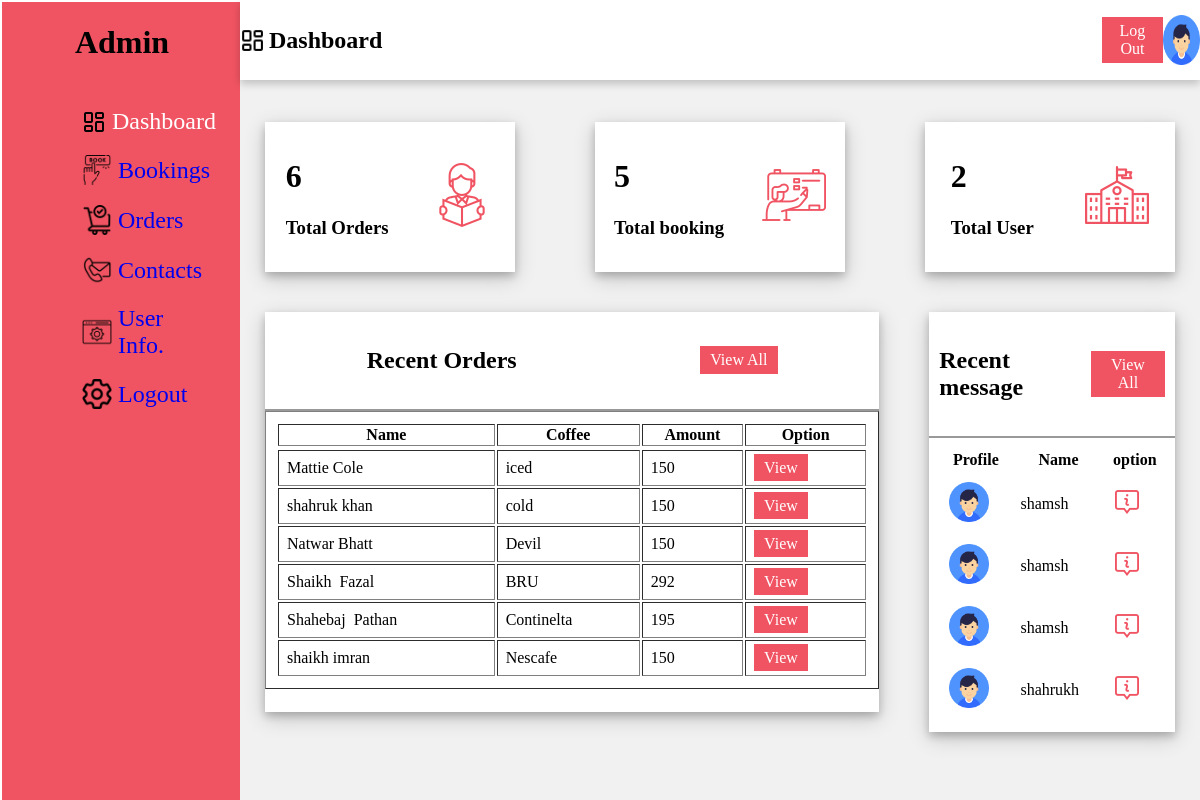
The app's page /admin/index.php with its own data.
### tables this page shows
CREATE TABLE IF NOT EXISTS `order_detail` (
  `id` int NOT NULL AUTO_INCREMENT,
  `fname` varchar(10) NOT NULL,
  `lname` varchar(10) NOT NULL,
  `email` text NOT NULL,
  `mobil` varchar(10) NOT NULL,
  `address1` varchar(50) NOT NULL,
  `address2` varchar(50) NOT NULL,
  `city` varchar(10) NOT NULL,
  `state` varchar(10) NOT NULL,
  `zip` int NOT NULL,
  `pname` varchar(10) NOT NULL,
  `pprice` int NOT NULL,
  PRIMARY KEY (`id`)
);

CREATE TABLE IF NOT EXISTS `contact` (
  `id` int NOT NULL AUTO_INCREMENT,
  `name` varchar(20) NOT NULL,
  `email` varchar(20) NOT NULL,
  `message` varchar(100) NOT NULL,
  PRIMARY KEY (`id`)
);

### admin/index.php (the view, shortened to what this page needs)
<!DOCTYPE html>
<html lang="en">
<head>
    <link rel="stylesheet" href="styles.css">
</head>
<body>
    <div class="side-menu">
        <div class="brand-name">
            <h1>Admin</h1>
        </div>
        <ul>
            <li><img src="../admin//images/dashboard.png" alt="">&nbsp; <span>Dashboard</span> </li>
            <li><img src="../admin/images/booking.png" alt="" width="30px" height="30px">&nbsp;<a href="booking_detail.php"><span>Bookings</span></a></li>
            <li><img src="../admin/images/order.png" alt="" width="30px" height="30px">&nbsp;<a href="order_detail.php"><span>Orders</span></a> </li>
            <li><img src="../admin/images/contact.png" alt="" width="30px" height="30px">&nbsp;<a href="contact_detail.php"><span>Contacts</span></a> </li>
            <li><img src="../admin/images/manage-site.png" alt="" width="30px" height="30px">&nbsp;<a href="../admin/user_detail.php"><span>User Info.</span></a> </li>
            <li><img src="../admin/images/setting.png" alt="" width="30px" height="30px">&nbsp;<a href="../logout.php"><span>Logout</span></a> </li>
        </ul>
    </div>
    <div class="container">
        <div class="header">
        <img src="../admin//images/dashboard.png" width="25px" height="25px" alt="">&nbsp;
            <h2>Dashboard</h2>
            <div class="nav">
                <div class="user">
                    <a href="../index.php" class="btn">Log Out</a>
                    <div class="img-case">
                        <img src="../admin/images/user.png" alt="">
                    </div>
                </div>
            </div>
        </div>
        <div class="content">
            <div class="cards">
                <div class="card">
                    <div class="box">
                        <?php
                        $con=mysqli_connect("localhost","root","","coffee");
                         $dash_category_query="SELECT * FROM order_detail";
                         $dash_category_query_run=mysqli_query($con,$dash_category_query);
                         if($category_total=mysqli_num_rows($dash_category_query_run))
                         {
                            echo '<h1>'.$category_total.'</h1>';
                         }
                         else{
                            echo '<h1>No Data</h1>';
                         }
                        ?>
                        <h3>Total Orders</h3>
                    </div>
                    <div class="icon-case">
                        <img src="../admin/images/students.png" alt="">
                    </div>
                </div>
                <div class="card">
                    <div class="box">
                    <?php
                        $con=mysqli_connect("localhost","root","","coffee");
                         $dash_category_query="SELECT * FROM booktable";
                         $dash_category_query_run=mysqli_query($con,$dash_category_query);
                         if($category_total=mysqli_num_rows($dash_category_query_run))
                         {
                            echo '<h1>'.$category_total.'</h1>';
                         }
                         else{
                            echo '<h1>No Data</h1>';
                         }
                        ?>
                        <h3>Total booking</h3>
                    </div>
                    <div class="icon-case">
                        <img src="../admin/images/teachers.png" alt="">
                    </div>
                </div>
                <div class="card">
                    <div class="box">
                    <?php
                        $con=mysqli_connect("localhost","root","","coffee");
                         $dash_category_query="SELECT * FROM registration";
                         $dash_category_query_run=mysqli_query($con,$dash_category_query);
                         if($category_total=mysqli_num_rows($dash_category_query_run))
                         {
                            echo '<h1>'.$category_total.'</h1>';
                         }
                         else{
                            echo '<h1>No Data</h1>';
                         }
                        ?>
                        <h3>Total User</h3>
                    </div>
                    <div class="icon-case">
                        <img src="../admin/images/schools.png" alt="">
                    </div>
                </div>
            </div>
            <div class="content-2">
                <div class="recent-payments">
                    <div class="title">
                        <h2>Recent Orders</h2>
                        <a href="../admin/order_detail.php" class="btn">View All</a>
                    </div>
                    <table border="1">
                        <tr>
                            <th>Name</th>
                            <th>Coffee</th>
                            <th>Amount</th>
                            <th>Option</th>
                        </tr>
                        <tr>
                        <?php
                             $connection=mysqli_connect("localhost","root","","coffee");
                            $query = "SELECT fname, lname, pname, pprice FROM order_detail  ORDER BY id DESC LIMIT 7";
                            $query_run=mysqli_query($connection,$query);
                             while($row=mysqli_fetch_assoc($query_run)){
                                    echo '<tr>';
                                    echo '<td>'.$row['fname'].' '.$row['lname'];'</td>';
                                    echo '<td>'.$row['pname'];'</td>';
                                    echo '<td>'.$row['pprice'];'</td>';
                                    echo '<td><a href="../admin/order_detail.php" name="view" class="btn">View</a></td>';
                                    echo '</tr>';
                                }
                            ?>
                        </tr>
                    </table>
                </div>
                <div class="new-students">
                    <div class="title">
                        <h2>Recent message</h2>
                        <a href="../admin/contact_detail.php" class="btn">View All</a>
                    </div>
                    <table>
                        <tr>
                            <th>Profile</th>
                            <th>Name</th>
                            <th>option</th>
                        </tr>
                        <tr>
                        <?php
                             $connection=mysqli_connect("localhost","root","","coffee");
                            $query = "SELECT name FROM contact ORDER BY id DESC LIMIT 4 ";
                            $query_run=mysqli_query($connection,$query);
                             while($row=mysqli_fetch_assoc($query_run)){
                                    echo '<tr>';
                                    echo '<td><img src="../admin/images/user.png" alt=""></td>';
                                    echo '<td>'.$row['name'];'</td>';
                                    echo '<td><img src="../admin/images/info.png" alt=""></td>';
                                    echo '</tr>';
                                }
                            ?>
                        </tr>
                    </table>
                </div>
            </div>
        </div>
    </div>
</body>
</html>

### admin/styles.css (style rules this page uses)
body { min-height: 100vh; margin: 1px; padding: 1px; }
a { text-decoration: none; }
li { list-style: none; }
.btn { background: #f05462; color: white; padding: 5px 10px; text-align: center; }
.title { display: flex; align-items: center; justify-content: space-around; padding: 15px 10px; border-bottom: 2px solid #999; }
table { padding: 10px; }
tr { width: 10%; }
td { text-align: left; padding: 8px; white-space: pre-wrap; }
.side-menu { position: fixed; background: #f05462; width: 20vw; min-height: 100vh; display: flex; flex-direction: column; }
.side-menu .brand-name { height: 10vh; display: flex; align-items: center; justify-content: center; }
.side-menu li { font-size: 24px; padding: 10px 40px; color: white; display: flex; align-items: center; }
.container { position: absolute; right: 0; width: 80vw; height: 100vh; background: #f1f1f1; }
.container .header { position: fixed; top: 0; right: 0; width: 80vw; height: 10vh; background: white; display: flex; align-items: center; justify-content: center; box-shadow: 0 4px 8px 0 rgba(0, 0, 0, 0.2); z-index: 1; }
.container .header .nav { width: 90%; display: flex; align-items: center; }
.container .header .nav .user { flex: 1; display: flex; justify-content: space-between; align-items: center; padding-left: 720px; }
.container .header .nav .user img { width: 40px; height: 40px; }
.container .header .nav .user .img-case { position: relative; width: 50px; height: 50px; }
.container .header .nav .user .img-case img { position: absolute; top: 0; left: 0; width: 100%; height: 100%; }
.container .content { position: relative; margin-top: 10vh; min-height: 90vh; background: #f1f1f1; }
.container .content .cards { padding: 20px 15px; display: flex; align-items: center; justify-content: space-between; flex-wrap: wrap; }
.container .content .cards .card { width: 250px; height: 150px; background: white; margin: 20px 10px; display: flex; align-items: center; justify-content: space-around; box-shadow: 0 4px 8px 0 rgba(0, 0, 0, 0.2), 0 6px 20px 0 rgba(0, 0, 0, 0.19); }
.container .content .content-2 { min-height: 60vh; display: flex; justify-content: space-around; align-items: flex-start; flex-wrap: wrap; }
.container .content .content-2 .recent-payments { min-height: 50vh; flex: 5; background: white; margin: 0 25px 25px 25px; box-shadow: 0 4px 8px 0 rgba(0, 0, 0, 0.2), 0 6px 20px 0 rgba(0, 0, 0, 0.19); display: flex; flex-direction: column; }
.container .content .content-2 .new-students { flex: 2; background: white; min-height: 50vh; margin: 0 25px; box-shadow: 0 4px 8px 0 rgba(0, 0, 0, 0.2), 0 6px 20px 0 rgba(0, 0, 0, 0.19); display: flex; flex-direction: column; }
.container .content .content-2 .new-students table td:nth-child(1) img { height: 40px; width: 40px; }

### records on screen
order_detail: fname "Mattie", lname "Cole", pname "iced", pprice "150"
order_detail: fname "shahruk", lname "khan", pname "cold", pprice "150"
order_detail: fname "Natwar", lname "Bhatt", pname "Devil", pprice "150"
order_detail: fname "Shaikh", lname "Fazal", pname "BRU", pprice "292"
order_detail: fname "Shahebaj", lname "Pathan", pname "Continelta", pprice "195"
order_detail: fname "shaikh", lname "imran", pname "Nescafe", pprice "150"
contact: name "shamsh"
contact: name "shamsh"
contact: name "shamsh"
contact: name "shahrukh"

### other values on screen
$category_total "6"
$category_total "5"
$category_total "2"
